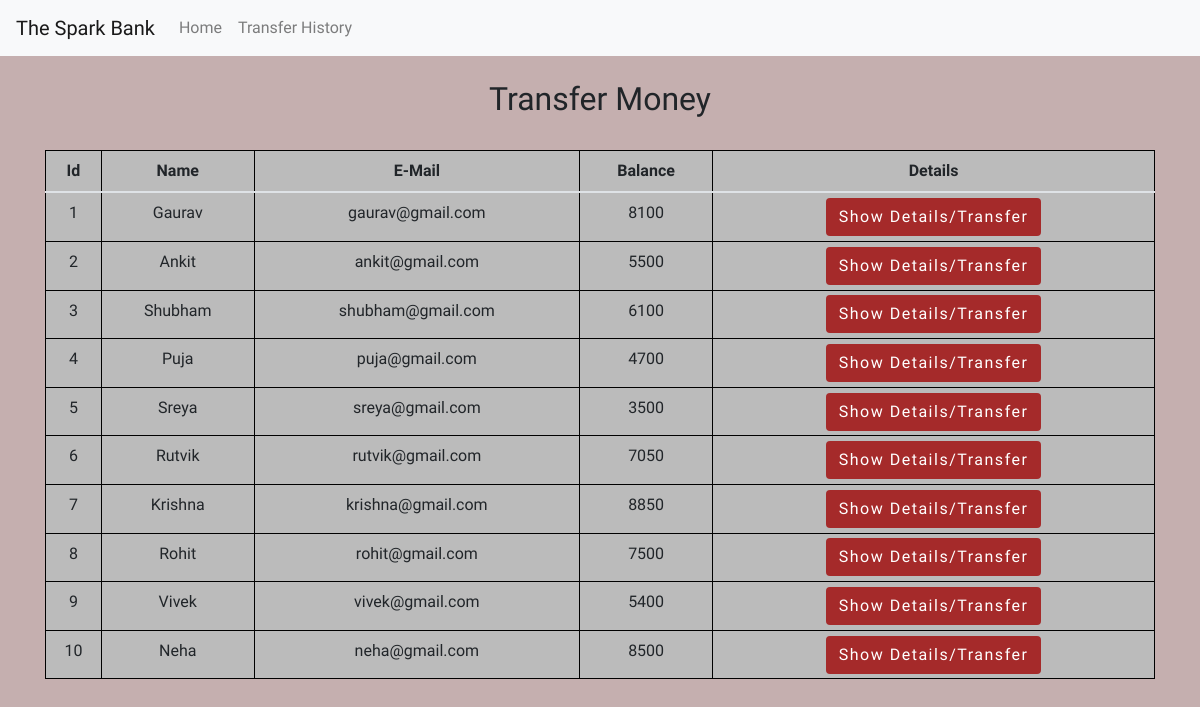
The app's page /transfermoney.php with its own data.
### tables this page shows
CREATE TABLE `users` (
  `id` int(5) NOT NULL,
  `name` text NOT NULL,
  `email` varchar(30) NOT NULL,
  `balance` int(8) NOT NULL
);

### transfermoney.php (the view, shortened to what this page needs)
<!DOCTYPE html>
<html lang="en">
<head>
    <link rel="stylesheet" href="https://maxcdn.bootstrapcdn.com/bootstrap/4.0.0/css/bootstrap.min.css"
>
</head>
<body>
    <?php
    include 'config.php';
    $sql = "SELECT * FROM users";
    $result = mysqli_query($conn,$sql);
?>
    <?php
  include 'components/navbar.php';
?>
    <div class="container">
        <h2 class="text-center pt-4">Transfer Money</h2>
        <br>
        <div class="row">
            <div class="col">
                <div class="table-responsive-sm">
                    <table class="table table-hover table-sm table-striped table-condensed table-bordered">
                        <thead>
                            <tr>
                                <th scope="col" class="text-center py-2">Id</th>
                                <th scope="col" class="text-center py-2">Name</th>
                                <th scope="col" class="text-center py-2">E-Mail</th>
                                <th scope="col" class="text-center py-2">Balance</th>
                                <th scope="col" class="text-center py-2">Details</th>
                            </tr>
                        </thead>
                        <tbody>
                            <?php
                    while($rows=mysqli_fetch_assoc($result)){
                ?>
                            <tr>
                                <td class="py-2">
                                    <?php echo $rows['id'] ?>
                                </td>
                                <td class="py-2">
                                    <?php echo $rows['name']?>
                                </td>
                                <td class="py-2">
                                    <?php echo $rows['email']?>
                                </td>
                                <td class="py-2">
                                    <?php echo $rows['balance']?>
                                </td>
                                <td><a href="selecteduserdetail.php?id= <?php echo $rows['id'] ;?>"> <button
                                            type="button" class="btn">Show Details/Transfer</button></a></td>
                            </tr>
                            <?php
                    }
                ?>
                        </tbody>
                    </table>
                </div>
            </div>
        </div>
    </div>
</body>
</html>

### transfermoney.php (style rules this page uses)
body { font-family: 'Righteous', cursive; background-color: #6e393966; }
button { font-family: 'Righteous', cursive; border: none; border-radius: 8px; padding: 10px; background: brown; color: white; letter-spacing: 1.5px; font-size: 15px; }
tr, td { text-align: center; background-color: rgb(187, 187, 187); }
.table-bordered td, .table-bordered th { border: 1px solid black; }

### records on screen
users: id "1", name "Gaurav", email "gaurav@gmail.com", balance "8100"
users: id "2", name "Ankit", email "ankit@gmail.com", balance "5500"
users: id "3", name "Shubham", email "shubham@gmail.com", balance "6100"
users: id "4", name "Puja", email "puja@gmail.com", balance "4700"
users: id "5", name "Sreya", email "sreya@gmail.com", balance "3500"
users: id "6", name "Rutvik", email "rutvik@gmail.com", balance "7050"
users: id "7", name "Krishna", email "krishna@gmail.com", balance "8850"
users: id "8", name "Rohit", email "rohit@gmail.com", balance "7500"
users: id "9", name "Vivek", email "vivek@gmail.com", balance "5400"
users: id "10", name "Neha", email "neha@gmail.com", balance "8500"
